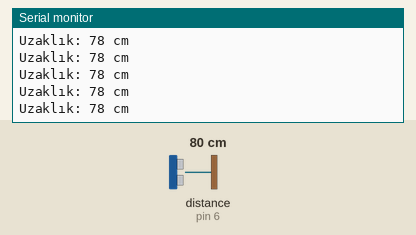
The sketch below on a simulated Arduino Uno, built with avr-gcc and run on an emulated ATmega328P. Parts: the last lines printed to the serial monitor. Wiring (inferred from the names in the program): ultrasonic range finder: trigger pin 5; echo pin 6. Inputs (shaded band) come from the test bench; at power-on: distance to the obstacle (sensor on pin 6) 80 cm. The echo pulse lasts 58.3 µs per cm.

Above: at 1.2 s.
1.3 s: distance to the obstacle (sensor on pin 6) set to 2 cm
At 2.0 s:
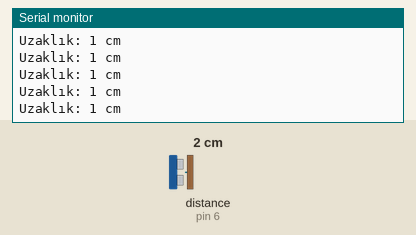
4.3 s: distance to the obstacle (sensor on pin 6) set to 4 cm
At 5.4 s:
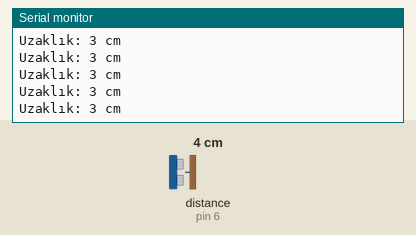
7.3 s: distance to the obstacle (sensor on pin 6) set to 18 cm
At 7.9 s:
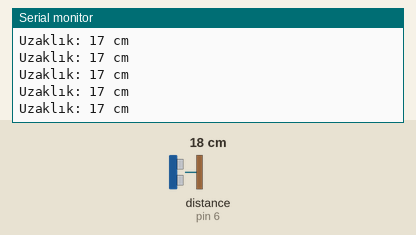
10.3 s: distance to the obstacle (sensor on pin 6) set to 120 cm
At 11.2 s:
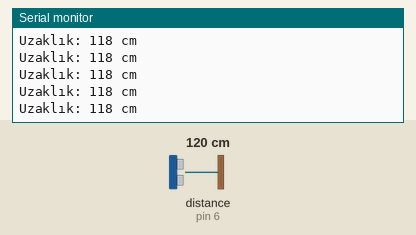
13.3 s: distance to the obstacle (sensor on pin 6) set to 9 cm
At 14.1 s:
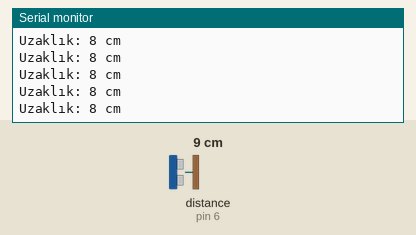
Timing chart, 0 to 16.3 s (numbered marks = the images above; inputs shaded):
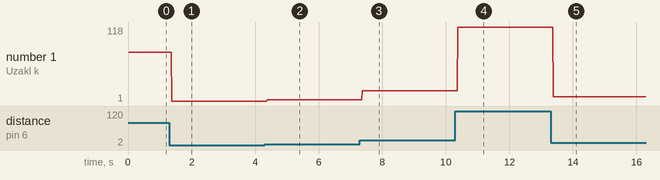

The sketch:

ultrasonic_test.ino
```cpp
#define echoPin 6 // Sensörünüzdeki "echo" pinini kartınızın dijital 6 pinine takın
#define trigPin 5 // Sensörünüzdeki "trig" pinini kartınızın dijital 5 pinine takın

//gerekli değişkenler
long sure; // Ses dalgası hareket süresi değişkeni tanımlandı
int uzak; // Uzaklık değişkeni tanımlandı

void setup() {
  pinMode(trigPin, OUTPUT); // Sensörün "trig" pini çıktı olarak tanımlandı
  pinMode(echoPin, INPUT); // Sensörün "echo" pini girdi olarak tanımlandı
  Serial.begin(9600); // // Seri iletişim 9600 baudrate hızı ile başlatıldı
  Serial.println("Ultrasonic Sensör Testi"); // print some text in Serial Monitor
}
void loop() {
  //trigPin Ayarları
  digitalWrite(trigPin, LOW);
  delayMicroseconds(2);
  digitalWrite(trigPin, HIGH);
  delayMicroseconds(10);
  digitalWrite(trigPin, LOW);
  // echoPin okundu, milisaniye olarak kaydedildi
  sure = pulseIn(echoPin, HIGH);
  // Uzaklık hesaplaması
  uzak = sure * 0.034 / 2; // ses hızı/2
  // Uzaklık seri monitöre yazıldı
  Serial.print("Uzaklık: ");
  Serial.print(uzak);
  Serial.println(" cm");
}
```

Measured:
- after the input at 1.3 s, the serial monitor: prints a new line after 0.07 s (image 1)
- after the input at 4.3 s, the serial monitor: prints a new line after 0.08 s (image 2)
- after the input at 7.3 s, the serial monitor: prints a new line after 0.08 s (image 3)
- after the input at 10.3 s, the serial monitor: prints a new line after 0.08 s (image 4)
- after the input at 13.3 s, the serial monitor: prints a new line after 0.08 s (image 5)
- plotted number 1: 78 → 1 after the input at 1.3 s, 1 → 3 after the input at 4.3 s, 3 → 17 after the input at 7.3 s, 17 → 118 after the input at 10.3 s, 118 → 8 after the input at 13.3 s
